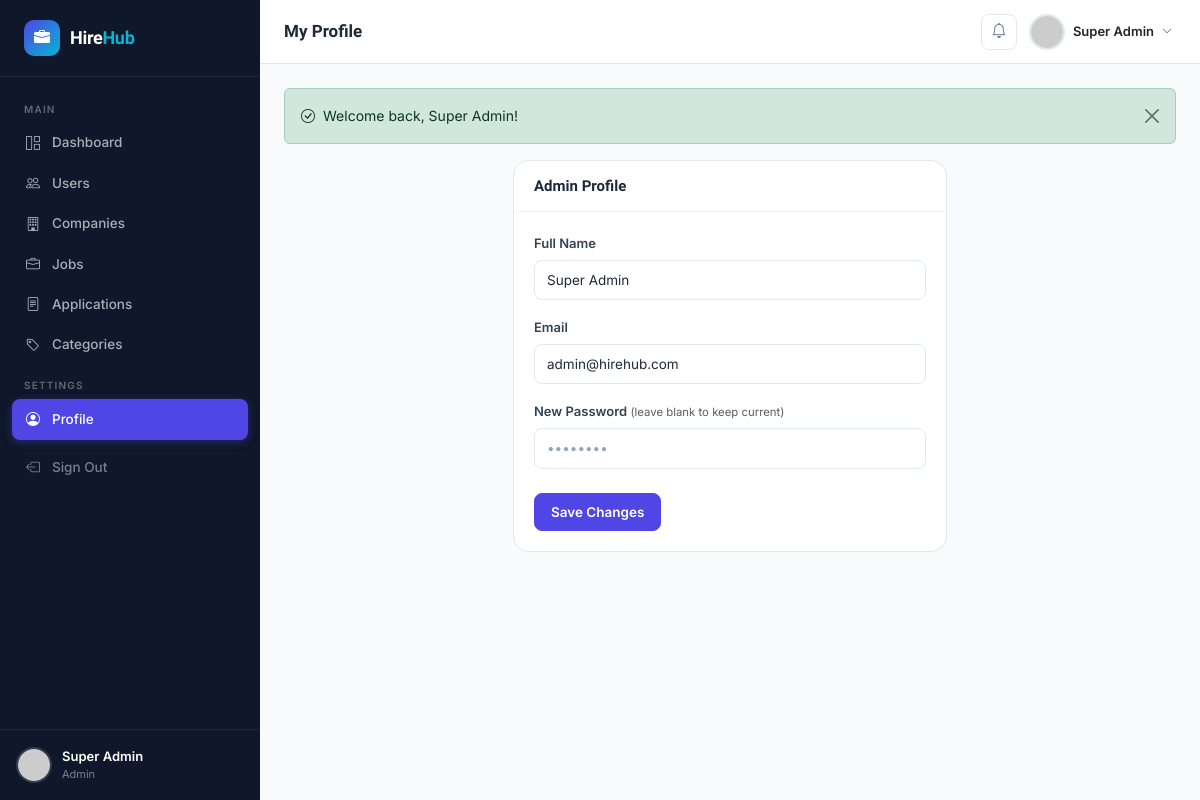
Screenshot of /admin/profile.php (signed in) with the database file from the repository.
### tables this page shows
CREATE TABLE `users` (
  `id` int(11) NOT NULL AUTO_INCREMENT,
  `name` varchar(100) NOT NULL,
  `email` varchar(150) NOT NULL,
  `password` varchar(255) NOT NULL,
  `role` enum('admin','company','candidate') NOT NULL DEFAULT 'candidate',
  `is_active` tinyint(1) NOT NULL DEFAULT 1,
  `avatar` varchar(255) DEFAULT NULL,
  `created_at` timestamp NOT NULL DEFAULT CURRENT_TIMESTAMP,
  `updated_at` timestamp NOT NULL DEFAULT CURRENT_TIMESTAMP ON UPDATE CURRENT_TIMESTAMP,
  PRIMARY KEY (`id`),
  UNIQUE KEY `email` (`email`)
);

### config/database.php (called while the page is built, shortened)
<?php
class Database {
    private static ?PDO $instance = null;
    public static function getInstance(): PDO {
        if (self::$instance === null) {
            try {
                $dsn = "mysql:host=" . DB_HOST . ";dbname=" . DB_NAME . ";charset=" . DB_CHARSET;
                $options = [
                    PDO::ATTR_ERRMODE            => PDO::ERRMODE_EXCEPTION,
                    PDO::ATTR_DEFAULT_FETCH_MODE => PDO::FETCH_ASSOC,
                    PDO::ATTR_EMULATE_PREPARES   => false,
                ];
                self::$instance = new PDO($dsn, DB_USER, DB_PASS, $options);
            } catch (PDOException $e) {
                die(json_encode(['error' => 'Database connection failed: ' . $e->getMessage()]));
            }
        }
        return self::$instance;
    }
    public static function query(string $sql, array $params = []): PDOStatement {
        $stmt = self::getInstance()->prepare($sql);
        $stmt->execute($params);
        return $stmt;
    }
    public static function fetch(string $sql, array $params = []): ?array {
        return self::query($sql, $params)->fetch() ?: null;
    }
}

### admin/profile.php (the view, shortened to what this page needs)
<?php
require_once __DIR__ . '/../core/functions.php';
$user = currentUser();
$pageTitle  = 'My Profile';
$activePage = 'profile';
include __DIR__ . '/../views/partials/head.php';
?>
<div class="app-shell">
<?php include __DIR__ . '/../views/partials/sidebar.php'; ?>
<div class="main-content">
<?php include __DIR__ . '/../views/partials/navbar.php'; ?>
<div class="page-content">
<?= renderFlash() ?>
<div class="row justify-content-center">
  <div class="col-lg-6">
    <div class="card">
      <div class="card-header"><h5 class="card-title">Admin Profile</h5></div>
      <div class="card-body">
        <form method="POST">
          <div class="mb-3">
            <label class="form-label">Full Name</label>
            <input type="text" name="name" class="form-control" value="<?= e($user['name']) ?>" required>
          </div>
          <div class="mb-3">
            <label class="form-label">Email</label>
            <input type="email" name="email" class="form-control" value="<?= e($user['email']) ?>" required>
          </div>
          <div class="mb-4">
            <label class="form-label">New Password <small class="text-muted fw-normal">(leave blank to keep current)</small></label>
            <input type="password" name="password" class="form-control" placeholder="••••••••">
          </div>
          <button type="submit" class="btn btn-primary">Save Changes</button>
        </form>
      </div>
    </div>
  </div>
</div>
</div></div></div>
<?php include __DIR__ . '/../views/partials/footer.php'; ?>

### views/partials/sidebar.php (shortened to what this page needs)
<?php
$role = $user['role'] ?? 'candidate';
$navItems = [];
if ($role === 'admin') {
    $navItems = [
        ['label' => 'Main', 'section' => true],
        ['href' => '/admin/dashboard.php',    'icon' => 'grid-1x2',      'label' => 'Dashboard',     'key' => 'dashboard'],
        ['href' => '/admin/users.php',        'icon' => 'people',        'label' => 'Users',         'key' => 'users'],
        ['href' => '/admin/companies.php',    'icon' => 'building',      'label' => 'Companies',     'key' => 'companies'],
        ['href' => '/admin/jobs.php',         'icon' => 'briefcase',     'label' => 'Jobs',          'key' => 'jobs'],
        ['href' => '/admin/applications.php', 'icon' => 'file-text',     'label' => 'Applications',  'key' => 'applications'],
        ['href' => '/admin/categories.php',   'icon' => 'tag',           'label' => 'Categories',    'key' => 'categories'],
        ['label' => 'Settings', 'section' => true],
        ['href' => '/admin/profile.php',      'icon' => 'person-circle', 'label' => 'Profile',       'key' => 'profile'],
    ];
}
?>
<aside class="sidebar" id="sidebar">
  <a href="<?= BASE_URL ?>/<?= $role ?>/dashboard.php" class="sidebar-logo">
    <div class="sidebar-logo-icon">
      <i class="bi bi-briefcase-fill"></i>
    </div>
    <span class="sidebar-logo-text">Hire<span>Hub</span></span>
  </a>
  <ul class="sidebar-nav">
    <?php foreach ($navItems as $item): ?>
      <?php if (!empty($item['section'])): ?>
        <li class="nav-section-title"><?= e($item['label']) ?></li>
      <?php else: ?>
        <li>
          <a href="<?= BASE_URL . $item['href'] ?>"
             class="<?= ($activePage ?? '') === $item['key'] ? 'active' : '' ?>">
            <span class="nav-icon"><i class="bi bi-<?= e($item['icon']) ?>"></i></span>
            <?= e($item['label']) ?>
          </a>
        </li>
      <?php endif; ?>
    <?php endforeach; ?>
    <li>
      <a href="<?= BASE_URL ?>/auth/logout.php" style="color:rgba(255,255,255,.45)" class="mt-2">
        <span class="nav-icon"><i class="bi bi-box-arrow-left"></i></span>
        Sign Out
      </a>
    </li>
  </ul>
  <div class="sidebar-user">
    <img src="<?= avatarUrl($user['avatar'] ?? null, $user['name']) ?>" alt="<?= e($user['name']) ?>">
    <div class="sidebar-user-info">
      <div class="sidebar-user-name"><?= e($user['name']) ?></div>
      <div class="sidebar-user-role"><?= e($user['role']) ?></div>
    </div>
  </div>
</aside>

### views/partials/navbar.php (shortened to what this page needs)
<nav class="top-navbar">
  <h1 class="page-title"><?= e($pageTitle ?? 'Dashboard') ?></h1>
  <div class="navbar-actions">
    <div class="dropdown">
      <button class="navbar-btn" data-bs-toggle="dropdown" aria-expanded="false">
        <i class="bi bi-bell"></i>
      </button>
    </div>
    <div class="dropdown">
      <button class="d-flex align-items-center gap-2 btn btn-sm border-0 bg-transparent p-1"
              data-bs-toggle="dropdown">
        <img src="<?= avatarUrl($user['avatar'] ?? null, $user['name']) ?>"
             alt="" class="avatar-sm" style="border:2px solid var(--gray-200);">
        <span class="fw-600 text-dark d-none d-md-inline" style="font-size:13px"><?= e($user['name']) ?></span>
        <i class="bi bi-chevron-down text-muted" style="font-size:10px"></i>
      </button>
    </div>
  </div>
</nav>

### rows the page displays
users: name "Super Admin", role "Admin", email "admin@hirehub.com"

### other values shown
$item['label'] "MAIN"
$item['label'] "Dashboard"
$item['label'] "Users"
$item['label'] "Companies"
$item['label'] "Jobs"
$item['label'] "Applications"
$item['label'] "Categories"
$item['label'] "SETTINGS"
$item['label'] "Profile"
$pageTitle "My Profile"
$flash['message'] "Welcome back, Super Admin!"
